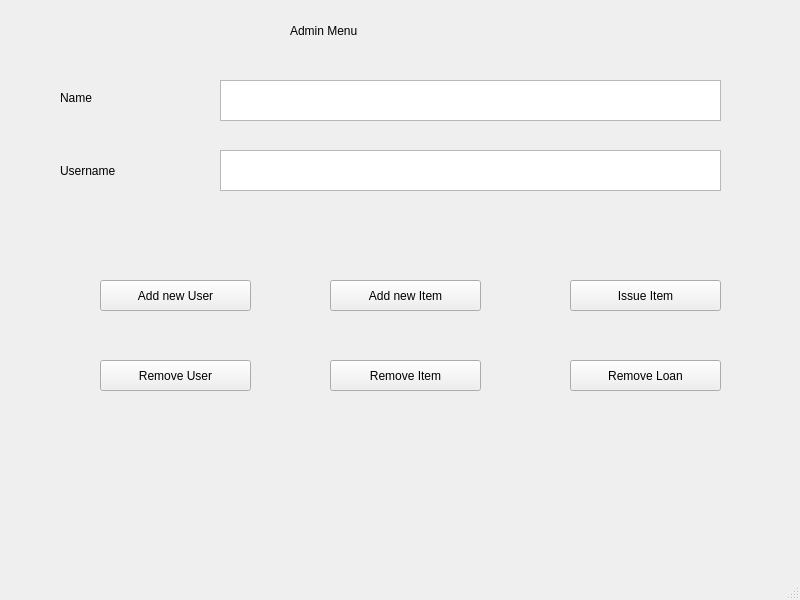
<?xml version="1.0" encoding="UTF-8"?>
<ui version="4.0">
 <class>AdminMainWindow</class>
 <widget class="QMainWindow" name="AdminMainWindow">
  <property name="geometry">
   <rect>
    <x>0</x>
    <y>0</y>
    <width>800</width>
    <height>600</height>
   </rect>
  </property>
  <property name="windowTitle">
   <string>MainWindow</string>
  </property>
  <widget class="QWidget" name="centralwidget">
   <widget class="QLabel" name="label">
    <property name="geometry">
     <rect>
      <x>290</x>
      <y>0</y>
      <width>181</width>
      <height>61</height>
     </rect>
    </property>
    <property name="styleSheet">
     <string notr="true">font: 16pt &quot;MS Shell Dlg 2&quot;;
font: 75 20pt &quot;MS Shell Dlg 2&quot;;</string>
    </property>
    <property name="text">
     <string>Admin Menu</string>
    </property>
   </widget>
   <widget class="QLabel" name="label_2">
    <property name="geometry">
     <rect>
      <x>60</x>
      <y>90</y>
      <width>81</width>
      <height>16</height>
     </rect>
    </property>
    <property name="styleSheet">
     <string notr="true">font: 12pt &quot;MS Shell Dlg 2&quot;;</string>
    </property>
    <property name="text">
     <string>Name</string>
    </property>
   </widget>
   <widget class="QLabel" name="label_3">
    <property name="geometry">
     <rect>
      <x>60</x>
      <y>160</y>
      <width>101</width>
      <height>21</height>
     </rect>
    </property>
    <property name="styleSheet">
     <string notr="true">font: 12pt &quot;MS Shell Dlg 2&quot;;</string>
    </property>
    <property name="text">
     <string>Username</string>
    </property>
   </widget>
   <widget class="QTextEdit" name="NDisplay">
    <property name="geometry">
     <rect>
      <x>220</x>
      <y>80</y>
      <width>501</width>
      <height>41</height>
     </rect>
    </property>
    <property name="minimumSize">
     <size>
      <width>501</width>
      <height>0</height>
     </size>
    </property>
    <property name="styleSheet">
     <string notr="true">font: 12pt &quot;MS Shell Dlg 2&quot;;</string>
    </property>
    <property name="readOnly">
     <bool>true</bool>
    </property>
   </widget>
   <widget class="QTextEdit" name="UDisplay">
    <property name="geometry">
     <rect>
      <x>220</x>
      <y>150</y>
      <width>501</width>
      <height>41</height>
     </rect>
    </property>
    <property name="minimumSize">
     <size>
      <width>501</width>
      <height>41</height>
     </size>
    </property>
    <property name="styleSheet">
     <string notr="true">font: 12pt &quot;MS Shell Dlg 2&quot;;</string>
    </property>
    <property name="readOnly">
     <bool>true</bool>
    </property>
   </widget>
   <widget class="QPushButton" name="add_user_button">
    <property name="geometry">
     <rect>
      <x>100</x>
      <y>280</y>
      <width>151</width>
      <height>31</height>
     </rect>
    </property>
    <property name="styleSheet">
     <string notr="true">font: 12pt &quot;MS Shell Dlg 2&quot;;</string>
    </property>
    <property name="text">
     <string>Add new User</string>
    </property>
   </widget>
   <widget class="QPushButton" name="add_item_button">
    <property name="geometry">
     <rect>
      <x>330</x>
      <y>280</y>
      <width>151</width>
      <height>31</height>
     </rect>
    </property>
    <property name="styleSheet">
     <string notr="true">font: 12pt &quot;MS Shell Dlg 2&quot;;</string>
    </property>
    <property name="text">
     <string>Add new Item</string>
    </property>
   </widget>
   <widget class="QPushButton" name="issue_item_button">
    <property name="geometry">
     <rect>
      <x>570</x>
      <y>280</y>
      <width>151</width>
      <height>31</height>
     </rect>
    </property>
    <property name="styleSheet">
     <string notr="true">font: 12pt &quot;MS Shell Dlg 2&quot;;</string>
    </property>
    <property name="text">
     <string>Issue Item</string>
    </property>
   </widget>
   <widget class="QPushButton" name="remove_user_button">
    <property name="geometry">
     <rect>
      <x>100</x>
      <y>360</y>
      <width>151</width>
      <height>31</height>
     </rect>
    </property>
    <property name="styleSheet">
     <string notr="true">font: 12pt &quot;MS Shell Dlg 2&quot;;</string>
    </property>
    <property name="text">
     <string>Remove User</string>
    </property>
   </widget>
   <widget class="QPushButton" name="remove_item_button">
    <property name="geometry">
     <rect>
      <x>330</x>
      <y>360</y>
      <width>151</width>
      <height>31</height>
     </rect>
    </property>
    <property name="styleSheet">
     <string notr="true">font: 12pt &quot;MS Shell Dlg 2&quot;;</string>
    </property>
    <property name="text">
     <string>Remove Item</string>
    </property>
   </widget>
   <widget class="QPushButton" name="remove_loan_button">
    <property name="geometry">
     <rect>
      <x>570</x>
      <y>360</y>
      <width>151</width>
      <height>31</height>
     </rect>
    </property>
    <property name="styleSheet">
     <string notr="true">font: 12pt &quot;MS Shell Dlg 2&quot;;</string>
    </property>
    <property name="text">
     <string>Remove Loan</string>
    </property>
   </widget>
  </widget>
  <widget class="QMenuBar" name="menubar">
   <property name="geometry">
    <rect>
     <x>0</x>
     <y>0</y>
     <width>800</width>
     <height>26</height>
    </rect>
   </property>
  </widget>
  <widget class="QStatusBar" name="statusbar"/>
 </widget>
 <resources/>
 <connections/>
</ui>
